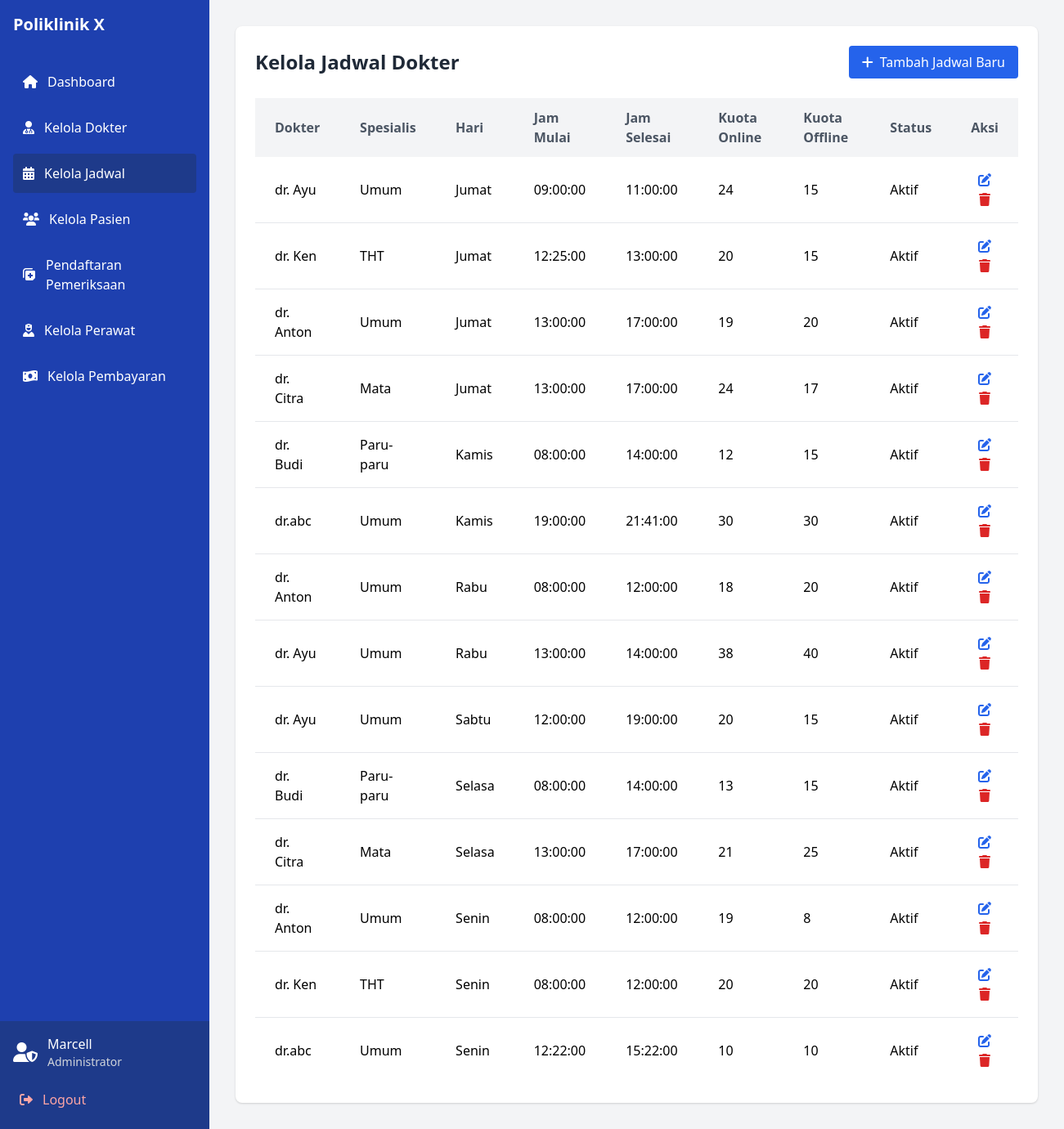
/admin/manage_schedules.php (signed in), run on the app's committed database.
### tables this page shows
CREATE TABLE `jadwal_dokter` (
  `ID_Jadwal` int(11) NOT NULL,
  `ID_Dokter` int(11) DEFAULT NULL,
  `Jam_Mulai` time NOT NULL,
  `Jam_Selesai` time NOT NULL,
  `Kuota_Online` int(11) DEFAULT NULL,
  `Kuota_Offline` int(11) DEFAULT NULL,
  `Max_Pasien` int(11) NOT NULL DEFAULT 20,
  `Hari` varchar(20) NOT NULL,
  `Status` enum('Aktif','Tidak Aktif') DEFAULT 'Aktif',
  `Keterangan` text DEFAULT NULL
);

CREATE TABLE `dokter` (
  `ID_Dokter` int(11) NOT NULL,
  `Username` varchar(50) NOT NULL,
  `Password` varchar(255) NOT NULL,
  `Nama` varchar(100) NOT NULL,
  `Spesialis` varchar(50) NOT NULL,
  `Jadwal_Praktik` varchar(255) DEFAULT NULL
);

### admin/manage_schedules.php (the view, shortened to what this page needs)
<?php
require_once('../config/db_connection.php');
$schedules = $conn->query("
    SELECT jd.*, d.Nama as nama_dokter, d.Spesialis,
           (SELECT COUNT(*) FROM pendaftaran p
            JOIN jadwal_dokter j ON p.ID_Jadwal = j.ID_Jadwal
            WHERE j.ID_Jadwal = jd.ID_Jadwal AND p.Status IN ('Konfirmasi', 'Menunggu')) as total_pendaftaran,
           jd.Kuota_Online - (SELECT COUNT(*) FROM pendaftaran p
            JOIN jadwal_dokter j ON p.ID_Jadwal = j.ID_Jadwal
            WHERE j.ID_Jadwal = jd.ID_Jadwal AND p.Status IN ('Konfirmasi', 'Menunggu')) as sisa_kuota
    FROM jadwal_dokter jd
    JOIN dokter d ON jd.ID_Dokter = d.ID_Dokter
    ORDER BY jd.Hari, jd.Jam_Mulai
");
?>
<!DOCTYPE html>
<html lang="id">
<head>
    <link href="https://cdn.jsdelivr.net/npm/tailwindcss@2.2.19/dist/tailwind.min.css" rel="stylesheet">
    <link href="https://cdnjs.cloudflare.com/ajax/libs/font-awesome/6.0.0/css/all.min.css" rel="stylesheet">
</head>
<body class="bg-gray-100">
    <div class="flex min-h-screen">
        <aside class="w-64 bg-blue-800 text-white fixed h-full">
            <div class="p-4">
                <h1 class="text-xl font-bold mb-8">Poliklinik X</h1>
                <nav class="space-y-2">
                    <a href="admin_dashboard.php" class="flex items-center space-x-3 p-3 rounded hover:bg-blue-700">
                        <i class="fas fa-home"></i>
                        <span>Dashboard</span>
                    </a>
                    <a href="manage_doctors.php" class="flex items-center space-x-3 p-3 rounded hover:bg-blue-700">
                        <i class="fas fa-user-md"></i>
                        <span>Kelola Dokter</span>
                    </a>
                    <a href="manage_schedules.php" class="flex items-center space-x-3 p-3 rounded bg-blue-900">
                        <i class="fas fa-calendar-alt"></i>
                        <span>Kelola Jadwal</span>
                    </a>
                    <a href="manage_patients.php" class="flex items-center space-x-3 p-3 rounded hover:bg-blue-700">
                        <i class="fas fa-users"></i>
                        <span>Kelola Pasien</span>
                    </a>
                    <a href="pendaftaran_offline.php" class="flex items-center space-x-3 p-3 rounded hover:bg-blue-700">
                        <i class="fas fa-notes-medical"></i>
                        <span>Pendaftaran Pemeriksaan</span>
                    </a>
                    <a href="manage_nurses.php" class="flex items-center space-x-3 p-3 rounded hover:bg-blue-700">
                        <i class="fas fa-user-nurse"></i>
                        <span>Kelola Perawat</span>
                    </a>
                    <a href="manage_payments.php" class="flex items-center space-x-3 p-3 rounded hover:bg-blue-700">
                        <i class="fas fa-money-bill-wave"></i>
                        <span>Kelola Pembayaran</span>
                    </a>
                </nav>
            </div>
            <div class="absolute bottom-0 w-64 p-4 bg-blue-900">
                <div class="flex items-center space-x-3 mb-4">
                    <i class="fas fa-user-shield text-2xl"></i>
                    <div>
                        <p class="font-medium"><?php echo htmlspecialchars($_SESSION['nama']); ?></p>
                        <p class="text-sm text-gray-300">Administrator</p>
                    </div>
                </div>
                <a href="logout.php" class="flex items-center space-x-3 p-2 rounded hover:bg-blue-800 text-red-300">
                    <i class="fas fa-sign-out-alt"></i>
                    <span>Logout</span>
                </a>
            </div>
        </aside>
        <main class="flex-1 ml-64 p-8">
            <div class="bg-white rounded-lg shadow p-6">
                <div class="flex justify-between items-center mb-6">
                    <h2 class="text-2xl font-bold text-gray-800">Kelola Jadwal Dokter</h2>
                    <button type="button" class="bg-blue-600 hover:bg-blue-700 text-white px-4 py-2 rounded"
                        onclick="toggleModal('scheduleModal')">
                        <i class="fas fa-plus mr-2"></i>Tambah Jadwal Baru
                    </button>
                </div>
                <div class="overflow-x-auto">
                    <table class="min-w-full bg-white">
                        <thead class="bg-gray-100 text-gray-600">
                            <tr>
                                <th class="px-6 py-3 text-left">Dokter</th>
                                <th class="px-6 py-3 text-left">Spesialis</th>
                                <th class="px-6 py-3 text-left">Hari</th>
                                <th class="px-6 py-3 text-left">Jam Mulai</th>
                                <th class="px-6 py-3 text-left">Jam Selesai</th>
                                <th class="px-6 py-3 text-left">Kuota Online</th>
                                <th class="px-6 py-3 text-left">Kuota Offline</th>
                                <th class="px-6 py-3 text-left">Status</th>
                                <th class="px-6 py-3 text-center">Aksi</th>
                            </tr>
                        </thead>
                        <tbody class="divide-y divide-gray-200">
                            <?php while ($row = $schedules->fetch_assoc()): ?>
                                <tr>
                                    <td class="px-6 py-4"><?php echo htmlspecialchars($row['nama_dokter']); ?></td>
                                    <td class="px-6 py-4"><?php echo htmlspecialchars($row['Spesialis']); ?></td>
                                    <td class="px-6 py-4"><?php echo htmlspecialchars($row['Hari']); ?></td>
                                    <td class="px-6 py-4"><?php echo htmlspecialchars($row['Jam_Mulai']); ?></td>
                                    <td class="px-6 py-4"><?php echo htmlspecialchars($row['Jam_Selesai']); ?></td>
                                    <td class="px-6 py-4"><?php echo htmlspecialchars($row['Kuota_Online']); ?></td>
                                    <td class="px-6 py-4"><?php echo htmlspecialchars($row['Kuota_Offline']); ?></td>
                                    <td class="px-6 py-4"><?php echo htmlspecialchars($row['Status']); ?></td>
                                    <td class="px-6 py-4 text-center">
                                        <a href="#" onclick='editSchedule(<?php echo json_encode($row); ?>)'
                                            class="text-blue-600 hover:text-blue-900">
                                            <i class="fas fa-edit"></i>
                                        </a>
                                        <a href="?delete=<?php echo $row['ID_Jadwal']; ?>"
                                            onclick="return confirm('Apakah Anda yakin ingin menghapus jadwal ini?')"
                                            class="text-red-600 hover:text-red-900">
                                            <i class="fas fa-trash"></i>
                                        </a>
                                    </td>
                                </tr>
                            <?php endwhile; ?>
                        </tbody>
                    </table>
                </div>
            </div>
        </main>
    </div>
</body>
</html>

### data on the page
jadwal_dokter: ID_Dokter.Nama "dr. Ayu", ID_Dokter.Spesialis "Umum", Hari "Jumat", Jam_Mulai "09:00:00", Jam_Selesai "11:00:00", Kuota_Online "24", Kuota_Offline "15", Status "Aktif"
jadwal_dokter: ID_Dokter.Nama "dr. Ken", ID_Dokter.Spesialis "THT", Hari "Jumat", Jam_Mulai "12:25:00", Jam_Selesai "13:00:00", Kuota_Online "20", Kuota_Offline "15", Status "Aktif"
jadwal_dokter: ID_Dokter.Nama "dr. Anton", ID_Dokter.Spesialis "Umum", Hari "Jumat", Jam_Mulai "13:00:00", Jam_Selesai "17:00:00", Kuota_Online "19", Kuota_Offline "20", Status "Aktif"
jadwal_dokter: ID_Dokter.Nama "dr. Citra", ID_Dokter.Spesialis "Mata", Hari "Jumat", Jam_Mulai "13:00:00", Jam_Selesai "17:00:00", Kuota_Online "24", Kuota_Offline "17", Status "Aktif"
jadwal_dokter: ID_Dokter.Nama "dr. Budi", ID_Dokter.Spesialis "Paru-paru", Hari "Kamis", Jam_Mulai "08:00:00", Jam_Selesai "14:00:00", Kuota_Online "12", Kuota_Offline "15", Status "Aktif"
jadwal_dokter: ID_Dokter.Nama "dr.abc", ID_Dokter.Spesialis "Umum", Hari "Kamis", Jam_Mulai "19:00:00", Jam_Selesai "21:41:00", Kuota_Online "30", Kuota_Offline "30", Status "Aktif"
jadwal_dokter: ID_Dokter.Nama "dr. Anton", ID_Dokter.Spesialis "Umum", Hari "Rabu", Jam_Mulai "08:00:00", Jam_Selesai "12:00:00", Kuota_Online "18", Kuota_Offline "20", Status "Aktif"
jadwal_dokter: ID_Dokter.Nama "dr. Ayu", ID_Dokter.Spesialis "Umum", Hari "Rabu", Jam_Mulai "13:00:00", Jam_Selesai "14:00:00", Kuota_Online "38", Kuota_Offline "40", Status "Aktif"
jadwal_dokter: ID_Dokter.Nama "dr. Ayu", ID_Dokter.Spesialis "Umum", Hari "Sabtu", Jam_Mulai "12:00:00", Jam_Selesai "19:00:00", Kuota_Online "20", Kuota_Offline "15", Status "Aktif"
jadwal_dokter: ID_Dokter.Nama "dr. Budi", ID_Dokter.Spesialis "Paru-paru", Hari "Selasa", Jam_Mulai "08:00:00", Jam_Selesai "14:00:00", Kuota_Online "13", Kuota_Offline "15", Status "Aktif"
jadwal_dokter: ID_Dokter.Nama "dr. Citra", ID_Dokter.Spesialis "Mata", Hari "Selasa", Jam_Mulai "13:00:00", Jam_Selesai "17:00:00", Kuota_Online "21", Kuota_Offline "25", Status "Aktif"
jadwal_dokter: ID_Dokter.Nama "dr. Anton", ID_Dokter.Spesialis "Umum", Hari "Senin", Jam_Mulai "08:00:00", Jam_Selesai "12:00:00", Kuota_Online "19", Kuota_Offline "8", Status "Aktif"
jadwal_dokter: ID_Dokter.Nama "dr. Ken", ID_Dokter.Spesialis "THT", Hari "Senin", Jam_Mulai "08:00:00", Jam_Selesai "12:00:00", Kuota_Online "20", Kuota_Offline "20", Status "Aktif"
jadwal_dokter: ID_Dokter.Nama "dr.abc", ID_Dokter.Spesialis "Umum", Hari "Senin", Jam_Mulai "12:22:00", Jam_Selesai "15:22:00", Kuota_Online "10", Kuota_Offline "10", Status "Aktif"

### other printed values
$_SESSION['nama'] "Marcell"
